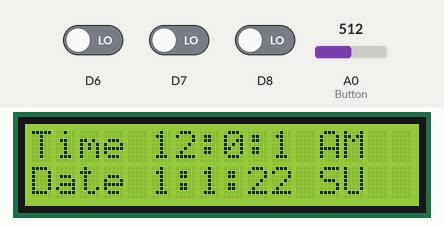
A sketch run on a simulated ESP8266 (NodeMCU). Parts: 16×2 character LCD. The inputs (shaded band) are chosen by the test bench; at power-on: D8 LOW, D7 LOW, D6 LOW, A0 (Button) = 512.

Above: at 1.2 s.
1.3 s: D8 driven HIGH
At 2.5 s:
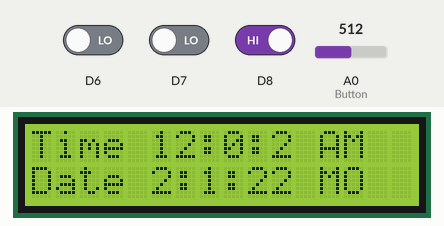
5.5 s: D7 driven HIGH
At 6.4 s:
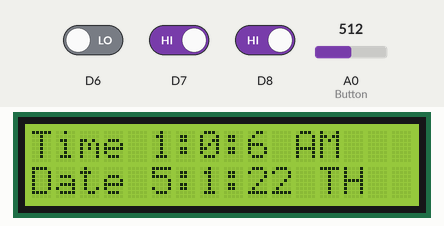
9.7 s: D7 driven LOW
At 10.9 s:
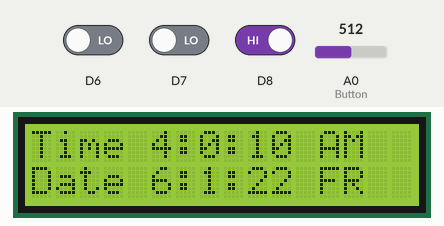
13.6 s: D6 driven HIGH
At 14.9 s:
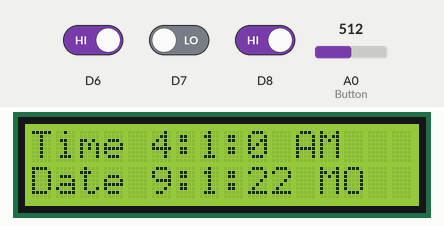
16.6 s: D6 driven LOW
At 17.9 s:
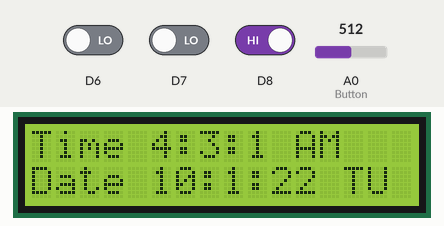
19.6 s: D8 driven LOW
At 20.9 s:
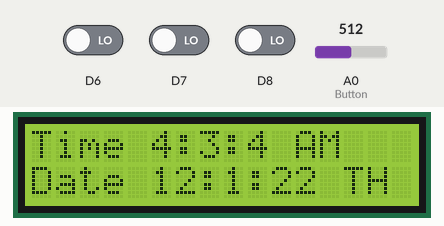
Timing chart, 0 to 22.6 s (numbered marks = the images above; inputs shaded):
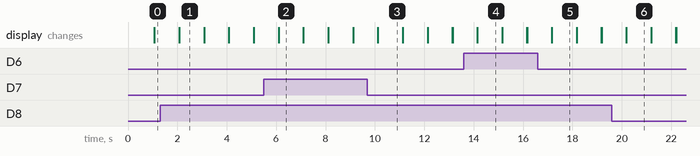

The sketch:

Clock_with_display.ino
```cpp
// Including Libs.
#include <LiquidCrystal.h> // For LCD Display

// LCD connection Diagram:
/*
* VSS to GND
* VDD to 5V
* V0 to Middle of 10K potentiometer(pm). Left of pm(red) to GND and Right of pm(yellow) to 5V.
* RS to D0
* RW to GND
* E to D1
* d4,d5,d6,d7 to D2,D3,D4,D5 respectively
* A to 3.3V
* K to GND
*/

int h=12;
int m;
int s;
int flag;
String day[7] = {"SU","MO","TU","WE","TH","FR","SA"};
int i=0;
int M = 1;
int dt = 1;
int bm=0,bh=0,bdt=0,bM=0,bd=0;

const int rs = D0, en = D1, d4 = D2, d5 = D3, d6 = D4, d7 = D5;  // PiN's for LCD Display
LiquidCrystal lcd(rs, en, d4, d5, d6, d7);


void setup(){
  Serial.begin(9600);          // Enable UART for Debugging
  lcd.begin(16, 2);            // Defins the Dimens of LCD
  pinMode(D0, OUTPUT);
  pinMode(D1, OUTPUT);
  pinMode(D2, OUTPUT);
  pinMode(D3, OUTPUT);
  pinMode(D4, OUTPUT);
  pinMode(D5, OUTPUT);
  pinMode(D6, INPUT);
  pinMode(D7, INPUT);
  pinMode(D8, INPUT);
  pinMode(A0, INPUT);
  pinMode(D9, INPUT); //RX pin
}

void loop()
{
  lcd.setCursor(0, 0);
  lcd.print("Time");
  lcd.setCursor(5, 0);
  lcd.print(h);
  lcd.print(":");
  lcd.print(m);
  lcd.print(":");
  lcd.print(s);
  if(flag<12)  lcd.print(" AM");
  if(flag==12) lcd.print(" PM");
  if(flag>=12) lcd.print(" PM");

  if(flag==24) {flag=0; i += 1; dt += 1;}
  if (dt ==32) {dt=1; M+=1;}
  if (M ==13) M=1;
  if(i>8)i = 0;
  s = s+1;

  lcd.setCursor(0, 1);
  lcd.print("Date");
  lcd.setCursor(5, 1);
  lcd.print(dt);
  lcd.print(":");
  lcd.print(M);
  lcd.print(":22 ");
  lcd.print(day[i]);
  delay(1000);
  lcd.clear();

  if (s == 60){
    s = 0;
    m = m+1;
  }
  if (m == 60){
    m = 0;
    h = h+1;
    flag=flag+1;
  }
  if (h==13){
    h = 1;
  }

  //Reading Button Values
  bm = digitalRead(D6);  // Button to change Minutes
  bh = digitalRead(D7);  // Button to change Hours
  bdt = digitalRead(D8); // Button to change Date
  bM = analogRead(A0);   // Button to change Month

  if (bm == 1 & bh == 1) {  // When both buttons pressed together the day changes.
    i += 1;
    if(i>8)i = 0;
  }

  else if (bm == 1) {         // Minute Chnage
    s=0;
    m=m+1;
  }

  else if (bh == 1) {        //Hour Change
    h += 1;
    flag+=1;
    if(flag<12)  lcd.print(" AM");
    if(flag==12) lcd.print(" PM");
    if(flag>=12) lcd.print(" PM");
    if(flag==24) {flag=0; i += 1; dt += 1;}
    if (dt ==32) {dt=1; M+=1;}
    if (M ==13) M=1;
    if(i>8)i = 0;
    if(h==13) h=1;
  }

  else if (bdt == 1) {    // Date change
    dt=dt+1;
    i += 1;
    if(i>6)i = 0;
    if (dt ==32) {dt=1; M+=1;}
    if (M ==13) M=1;
  }

  else if (bM == 1024) {  //Month Change
    M=M+1;
    if (M ==13) M=1;
  }

}
```

Measured:
- after the input at 1.3 s, the display: first differs from a run without the input after 0.78 s (image 1)
- after the input at 5.5 s, the display: first changes after 0.60 s (image 2 shows a later state)
- after the input at 9.7 s, the display: first changes after 0.42 s (image 3 shows a later state)
- after the input at 16.6 s, the display: first differs from a run without the input after 0.57 s (image 5)
- what the display in image 1 shows lasts 1.0 s, from 2.1 s to 3.1 s
